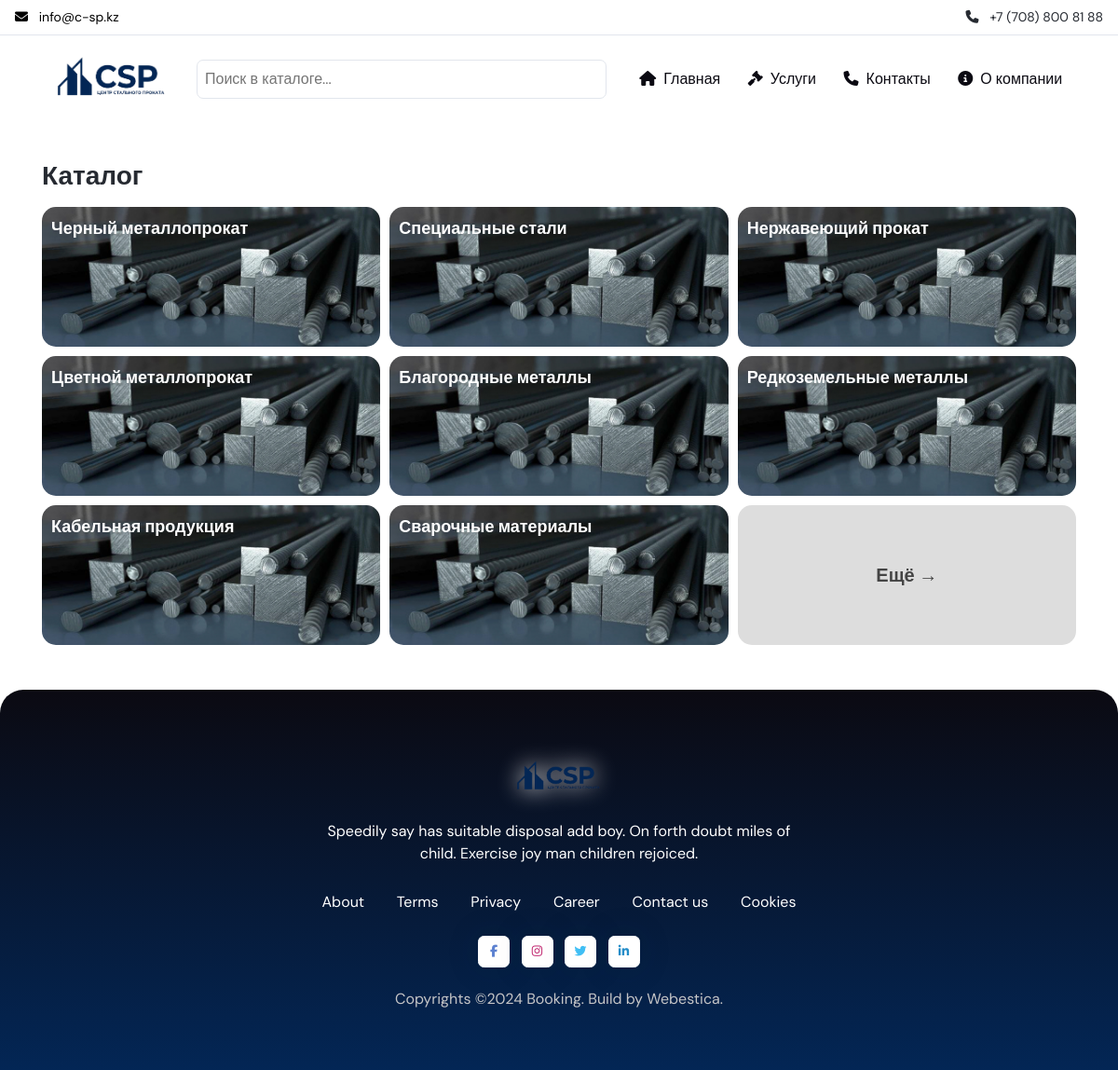
The page /category/ on the database its author committed.
### main/models.py (models this page shows, shortened)
class Category(models.Model):
    name = models.CharField(max_length=255, verbose_name="Название категории", db_index=True)
    image = models.ImageField(max_length=255, blank=True, null=True, verbose_name="Картинка категории")
    slug = models.SlugField(unique=True, verbose_name="Слаг", max_length=255)
    about = models.TextField(max_length=255, blank=True, null=True)
    parent = models.ForeignKey(
        'self',
        on_delete=models.CASCADE,
        null=True,
        blank=True,
        related_name='children',
        verbose_name="Родительская категория"
    )
    class Meta:
        verbose_name = "Категория"
        verbose_name_plural = "Категории"
        ordering = ['name']
    def get_absolute_url(self):
        return reverse('website:category_detail', kwargs={'slug': self.slug})

### main/views.py (the view)
# urls.py: path('category/', CategoryViewPage.as_view(), name='category'),
class CategoryViewPage(TemplateView):
    template_name = 'category/index.html'
    def get_context_data(self, **kwargs):
        context = super().get_context_data(**kwargs)
        context['categories'] = (
            Category.objects.filter(parent__isnull=True)
            .order_by('id')
            .only('id', 'name', 'slug')  # Загрузите только нужные поля
            .prefetch_related(
                Prefetch(
                    'children',
                    queryset=Category.objects.only('id', 'name', 'slug')
                ),
                Prefetch(
                    'children__children',
                    queryset=Category.objects.only('id', 'name', 'slug')
                ),
                Prefetch(
                    'products',
                    queryset=Product.objects.only('id', 'name', 'slug')
                )
            )
        )
        return context

### templates/category/index.html (shortened to what this page needs)
{% extends 'base.html' %}
{% load static %}
{% block header %}
<header class="navbar-light header-sticky">
    <div class="header-top container">
      <span style="color: #262a31;">
        <a style="color: black;" href="mailto:info@c-sp.kz">
          <i class="fa-solid fa-envelope me-2"></i> info@c-sp.kz
        </a>
      </span>
      <span>
          <a style="color: #262a31;" type='tel' href="tel: +7 (708) 800 81 88">
            <i class="fa-solid fa-phone me-2"></i> +7 (708) 800 81 88
          </a>
      </span>
    </div>
    <nav class="navbar navbar-expand-xl">
      <div class="container" style="margin-top: 15px;">
        <a class="navbar-brand" href="/">
          <img class="light-mode-item navbar-brand-item" style="height: 80px; width: 150px;" src="{% static 'images/logotip.png' %}" alt="logo">
        </a>
        <div class="navbar-collapse collapse" id="navbarCollapse">
          <div class="search-bar" style="position: relative; width: 100%;">
            <input type="text" id="search-input" style="border-radius: 7px; border: 1px solid #e2e6ed; color: #262a31; padding: 8px 40px 8px 8px; width: 440px;" placeholder="Поиск в каталоге...">
        </div>
        </div>
        <div class="navbar-collapse collapse" id="navbarCategoryCollapse">
          <ul class="navbar-nav navbar-nav-scroll nav-pills-primary-soft text-center ms-auto p-2 p-xl-0">
            <li class="nav-item">
              <a class="nav-link " href="/">
                <i class="fa-solid fa-house me-2"></i>Главная
              </a>
            </li>
            <li class="nav-item">
              <a class="nav-link" href="{% url 'website:services' %}">
                <i class="fa-solid fa-gavel me-2"></i>Услуги
              </a>
            </li>
            <li class="nav-item">
              <a class="nav-link" href="{% url 'website:contacts' %}">
                <i class="fa-solid fa-phone me-2"></i>Контакты
              </a>
            </li>
            <li class="nav-item">
              <a class="nav-link" href="{% url 'website:about' %}">
                <i class="fa-solid fa-info-circle me-2"></i>О компании
              </a>
            </li>
          </ul>
        </div>
      </div>
    </nav>
  </header>
{% endblock %}
{% block content %}
      <div class="container mt-3 mb-5">
        <h4 class=" mb-3" style="color: #262a31;">Каталог</h4>
        <div class="grid">
            {% for category in categories|slice:":8" %}
              <a href="{{ category.get_absolute_url }}">
                <div class="grid-item {% if forloop.first %}big{% endif %}" style="background-image: url('{% static 'images/tech/chernyi.jpg' %}');">
                    <span>{{ category.name }}</span>
                </div>
              </a>
            {% endfor %}
            <div class="grid-item more">
                <span>Ещё →</span>
            </div>
        </div>
      </div>
{% endblock %}

### templates/category/index.html (style rules this page uses)
.header-top { position: fixed; top: 0; left: 50%; transform: translateX(-50%); width: 100%; max-width: 1200px; background-color: #fff; display: flex; justify-content: space-between; align-items: center; font-size: 0.875rem; color: #666; padding: 0.5rem 1rem; border-bottom: 1px solid #e2e6ed; z-index: 1050; }
.container { margin: auto; }
.grid { display: grid; gap: 10px; grid-template-columns: repeat(auto-fit, minmax(150px, 1fr)); }
.grid-item { position: relative; border-radius: 15px; overflow: hidden; cursor: pointer; background-size: cover !important; background-position: center !important; height: 150px; align-items: flex-end; padding: 10px; color: white; font-size: 18px; font-weight: bold; }
.big { grid-column: span 2; height: 150px; }
.grid-item::before { content: ""; position: absolute; top: 0; left: 0; right: 0; bottom: 0; background: #f5f5f5; background: rgba(0, 0, 0, 0); }
.grid-item span { position: relative; z-index: 2; }
.more { background: #ddd; display: flex; justify-content: center; align-items: center; font-size: 20px; color: #444; }
@media (min-width: 768px) { .grid { grid-template-columns: repeat(3, 1fr); } }
@media (min-width: 768px) { .big { grid-column: span 3; } }

### rows shown on the page
Category: name "Черный металлопрокат"
Category: name "Специальные стали"
Category: name "Нержавеющий прокат"
Category: name "Цветной металлопрокат"
Category: name "Благородные металлы"
Category: name "Редкоземельные металлы"
Category: name "Кабельная продукция"
Category: name "Сварочные материалы"
